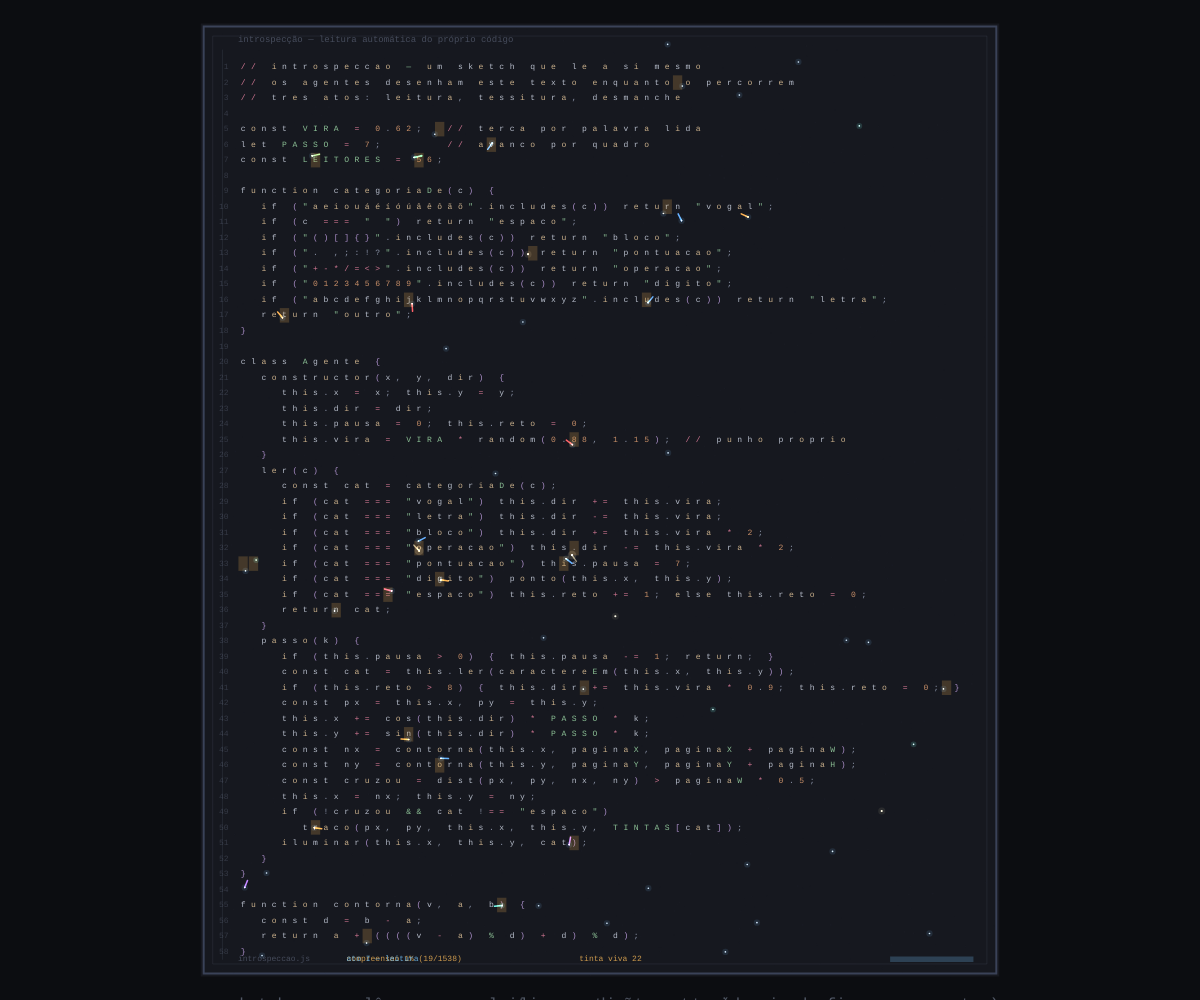
Frame 1 (no input)
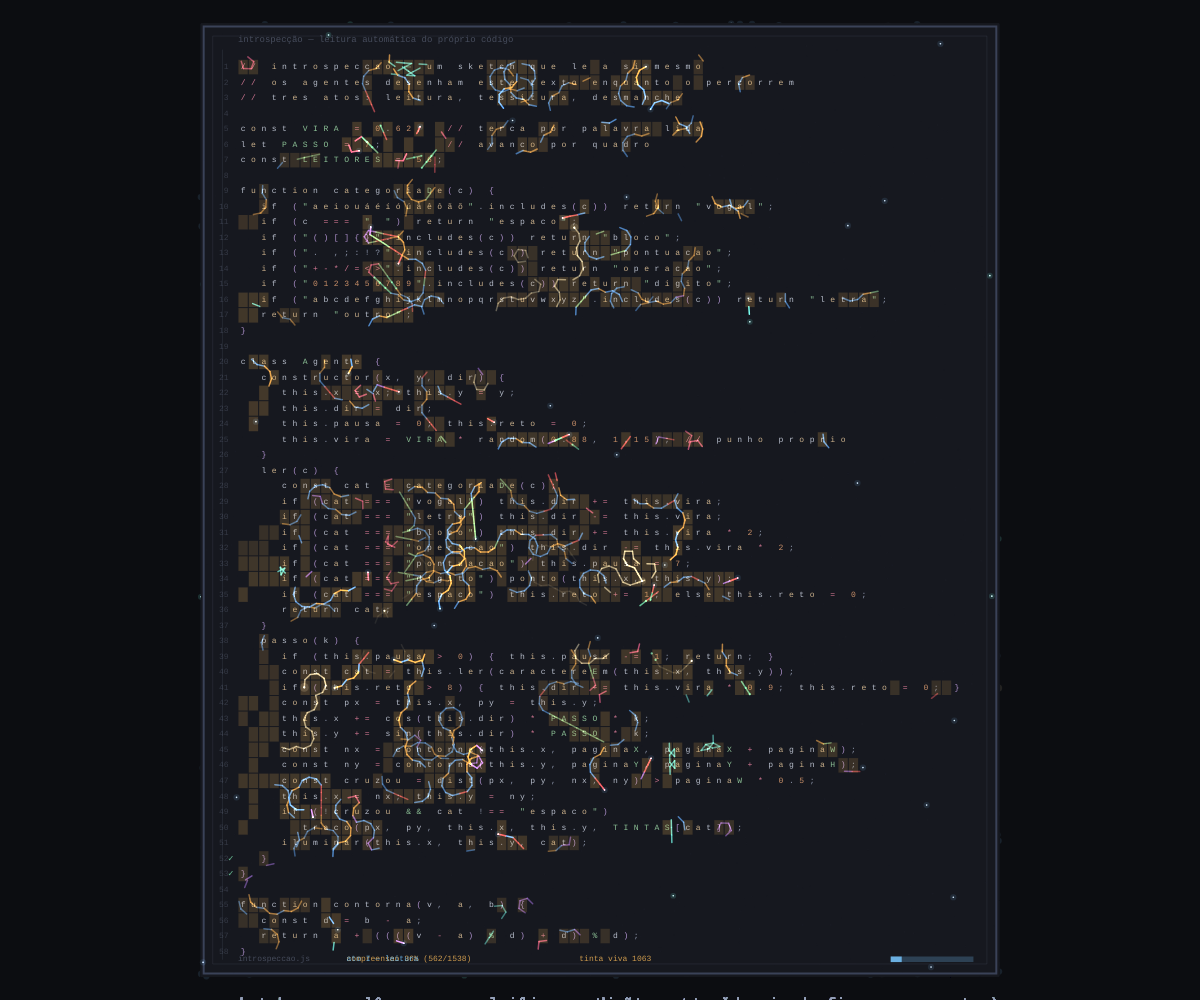
Frame 60 (no input)
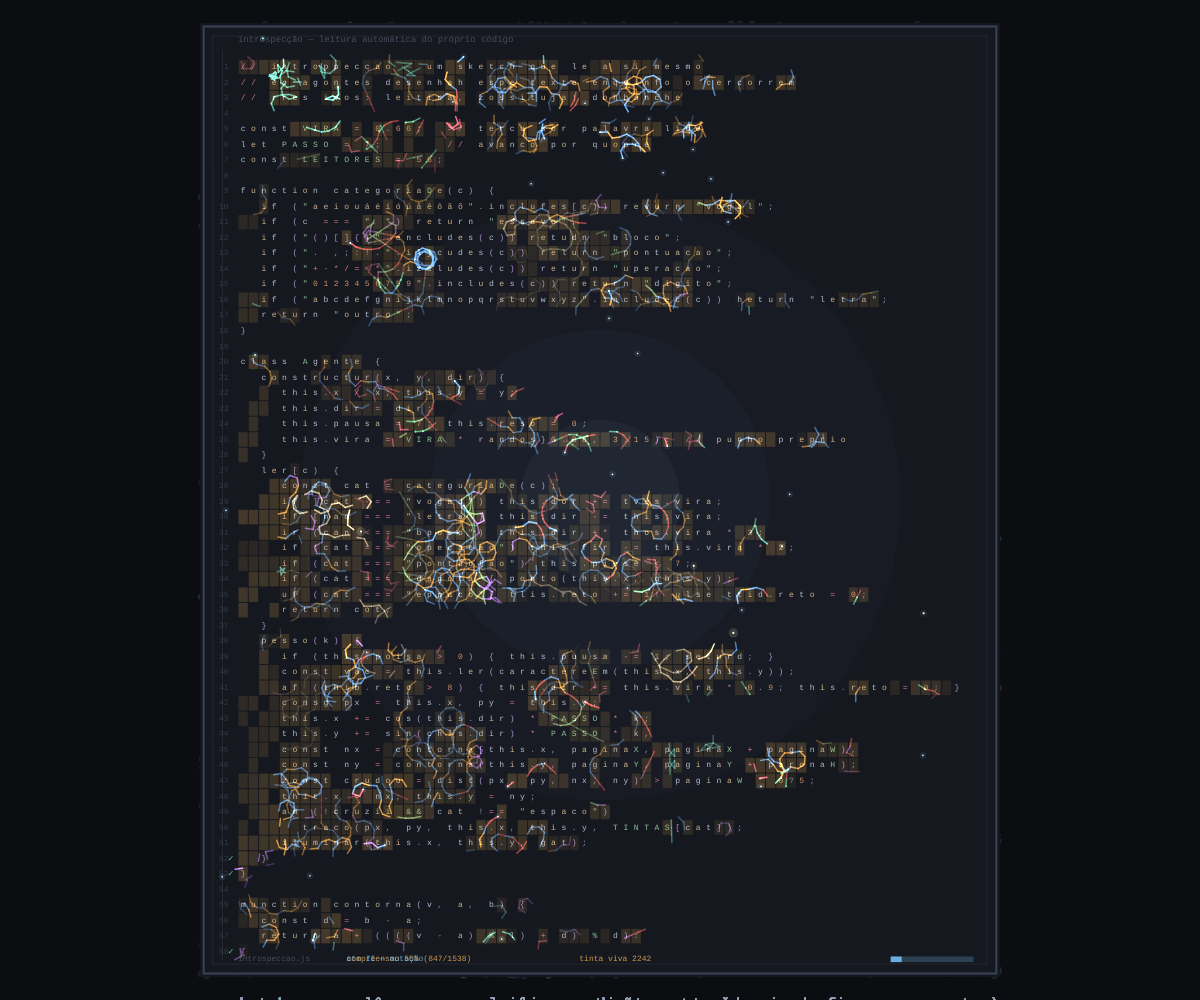
Frame 120 (the mouse pressed at the canvas centre since frame 60)

The p5.js sketch that drew these frames (run headless with seeded random() and noise() and a simulated clock; from frame 60 on, the mouse is pressed at the canvas centre):

// p5.js sketch
// ── sketch.js

const PAPEL = [22, 24, 31];
const GRAFITE = [104, 112, 134];
const FUNDO = [12, 13, 17];

const TINTAS = {
  vogal: [255, 170, 60],
  letra: [90, 170, 255],
  bloco: [190, 120, 255],
  operacao: [255, 90, 130],
  digito: [120, 255, 180],
  pontuacao: [255, 80, 80],
  espaco: [96, 106, 128],
  outro: [150, 220, 140],
  lume: [255, 236, 180],
  eco: [110, 255, 230]
};

const CORES_CODIGO = {
  vogal: [216, 188, 148],
  letra: [198, 204, 218],
  bloco: [188, 156, 220],
  operacao: [228, 128, 158],
  digito: [214, 152, 110],
  pontuacao: [150, 158, 180],
  espaco: [150, 158, 180],
  outro: [150, 206, 160]
};

function corDoCodigo(c) {
  return CORES_CODIGO[categoriaDe(c)];
}

const VIRA = 0.62;
let PASSO = 7;
const LEITORES = 56;

const FRAGMENTO = [
  "// introspeccao — um sketch que le a si mesmo",
  "// os agentes desenham este texto enquanto o percorrem",
  "// tres atos: leitura, tessitura, desmanche",
  "",
  "const VIRA = 0.62;  // terca por palavra lida",
  "let PASSO = 7;      // avanco por quadro",
  "const LEITORES = 56;",
  "",
  "function categoriaDe(c) {",
  "  if (\"aeiouáéíóúâêôãõ\".includes(c)) return \"vogal\";",
  "  if (c === \" \") return \"espaco\";",
  "  if (\"()[]{}\".includes(c)) return \"bloco\";",
  "  if (\". ,;:!?\".includes(c)) return \"pontuacao\";",
  "  if (\"+-*/=<>\".includes(c)) return \"operacao\";",
  "  if (\"0123456789\".includes(c)) return \"digito\";",
  "  if (\"abcdefghijklmnopqrstuvwxyz\".includes(c)) return \"letra\";",
  "  return \"outro\";",
  "}",
  "",
  "class Agente {",
  "  constructor(x, y, dir) {",
  "    this.x = x; this.y = y;",
  "    this.dir = dir;",
  "    this.pausa = 0; this.reto = 0;",
  "    this.vira = VIRA * random(0.88, 1.15); // punho proprio",
  "  }",
  "  ler(c) {",
  "    const cat = categoriaDe(c);",
  "    if (cat === \"vogal\") this.dir += this.vira;",
  "    if (cat === \"letra\") this.dir -= this.vira;",
  "    if (cat === \"bloco\") this.dir += this.vira * 2;",
  "    if (cat === \"operacao\") this.dir -= this.vira * 2;",
  "    if (cat === \"pontuacao\") this.pausa = 7;",
  "    if (cat === \"digito\") ponto(this.x, this.y);",
  "    if (cat === \"espaco\") this.reto += 1; else this.reto = 0;",
  "    return cat;",
  "  }",
  "  passo(k) {",
  "    if (this.pausa > 0) { this.pausa -= 1; return; }",
  "    const cat = this.ler(caractereEm(this.x, this.y));",
  "    if (this.reto > 8) { this.dir += this.vira * 0.9; this.reto = 0; }",
  "    const px = this.x, py = this.y;",
  "    this.x += cos(this.dir) * PASSO * k;",
  "    this.y += sin(this.dir) * PASSO * k;",
  "    const nx = contorna(this.x, paginaX, paginaX + paginaW);",
  "    const ny = contorna(this.y, paginaY, paginaY + paginaH);",
  "    const cruzou = dist(px, py, nx, ny) > paginaW * 0.5;",
  "    this.x = nx; this.y = ny;",
  "    if (!cruzou && cat !== \"espaco\")",
  "      traco(px, py, this.x, this.y, TINTAS[cat]);",
  "    iluminar(this.x, this.y, cat);",
  "  }",
  "}",
  "",
  "function contorna(v, a, b) {",
  "  const d = b - a;",
  "  return a + ((((v - a) % d) + d) % d);",
  "}"
];

let s;
let pagina;
let tintas;
let memoria;
let linhasTexto = [];
let colunasMax = 0;
let celulaL = 10;
let celulaA = 15;
let paginaX = 0, paginaY = 0, paginaW = 0, paginaH = 0;
let textoX = 0, textoY = 0;
let quentes = new Map();
let historico = [];
let ultimaReconstrucao = -1e9;
let pesoTraco = 1.2;
let agentes = [];
let leituras = 0;
let lidos = new Set();
let leituraLidos = new Set();
let charsLinha = [];
let leituraLinha = [];
let linhasFeitas = [];
let totalChars = 0;
let ato = 0;
let atoCiclos = 0;
let atoInicio = 0;
let esquecido = 0;
let tintaGrade = null;
const ATO_NOMES = ["I — leitura", "II — mutação", "III — entropia"];
const ATO_DURACAO = [15000, 15000, 15000];

function setup() {
  createCanvas(windowWidth, windowHeight);
  pixelDensity(1);
  noStroke();
  frameRate(30);
  background(FUNDO[0], FUNDO[1], FUNDO[2]);
  s = min(width, height);
  montarPagina();
  randomSeed(58);
  soltarAgentes();
}

function draw() {
  const k = constrain(deltaTime / 33.333, 0.4, 2.2);

  if (ato < 3 && millis() - atoInicio > ATO_DURACAO[ato]) proximoAto();

  if (ato === 2) entropia();

  if (millis() - ultimaReconstrucao > 150) {
    ultimaReconstrucao = millis();
    reconstruirTintas();
  }

  for (const ag of agentes) ag.passo(k);

  image(pagina, 0, 0);
  image(memoria, 0, 0);
  destaques(k);
  blendMode(ADD);
  image(tintas, 0, 0);
  if (mouseX > 0 || mouseY > 0) {
    noStroke();
    fill(120, 190, 255, 4);
    circle(mouseX, mouseY, s * 0.6);
    fill(120, 190, 255, 6);
    circle(mouseX, mouseY, s * 0.34);
    fill(170, 215, 255, 9);
    circle(mouseX, mouseY, s * 0.16);
  }
  for (const ag of agentes) {
    if (ag instanceof VagaLume) {
      const b = 0.6 + 0.4 * sin(millis() / 220 + ag.fase);
      fill(255, 236, 180, 10 + 26 * b);
      circle(ag.x, ag.y, max(7, celulaL * 0.9 * b));
      fill(255, 248, 220, 230);
      circle(ag.x, ag.y, max(1.8, celulaL * 0.2));
    } else if (ag instanceof Eco) {
      fill(110, 255, 230, 34);
      circle(ag.x, ag.y, max(5, celulaL * 0.55));
      fill(225, 255, 248, 220);
      circle(ag.x, ag.y, max(1.6, celulaL * 0.16));
    } else {
      fill(120, 200, 255, 26);
      circle(ag.x, ag.y, max(5, celulaL * 0.6));
      fill(230, 245, 255, 210);
      circle(ag.x, ag.y, max(1.6, celulaL * 0.16));
    }
  }
  blendMode(BLEND);
  painelDeEstado();
  legenda();
}


function montarPagina() {
  s = min(width, height);
  linhasTexto = FRAGMENTO;
  colunasMax = 0;
  for (const ln of linhasTexto) colunasMax = max(colunasMax, ln.length);

  const nLin = linhasTexto.length;
  charsLinha = [];
  totalChars = 0;
  for (const ln of linhasTexto) {
    let n = 0;
    for (let i = 0; i < ln.length; i++) if (ln[i] !== " ") n++;
    charsLinha.push(n);
    totalChars += n;
  }
  leituraLinha = new Array(nLin).fill(0);
  if (!linhasFeitas.length) linhasFeitas = new Array(nLin).fill(false);
  tintaGrade = new Float32Array(nLin * colunasMax);
  celulaL = min((width * 0.86) / colunasMax, (height * 0.90) / (nLin * 1.5), s * 0.016);
  celulaA = celulaL * 1.5;
  PASSO = s * 0.0076;
  pesoTraco = max(1.3, celulaL * 0.145);

  const margem = celulaL * 3.6;
  paginaW = colunasMax * celulaL + margem * 2;
  paginaH = nLin * celulaA + celulaA * 3.4;
  paginaX = (width - paginaW) / 2;
  paginaY = (height - paginaH) / 2;
  textoX = paginaX + margem;
  textoY = paginaY + celulaA * 2.3;

  if (pagina) pagina.remove();
  pagina = createGraphics(width, height);

  pagina.noStroke();
  pagina.fill(PAPEL[0], PAPEL[1], PAPEL[2]);
  pagina.rect(paginaX, paginaY, paginaW, paginaH);
  pagina.fill(58, 66, 88);
  pagina.rect(paginaX + 2, paginaY + 2, paginaW - 4, paginaH - 4);
  pagina.fill(PAPEL[0], PAPEL[1], PAPEL[2]);
  pagina.rect(paginaX + 4, paginaY + 4, paginaW - 8, paginaH - 8);

  randomSeed(7);
  for (let i = 0; i < 1100; i++) {
    pagina.fill(110, 125, 165, random(2, 7));
    pagina.rect(paginaX + random(paginaW), paginaY + random(paginaH), random(0.8, 1.8), random(0.8, 1.8));
  }

  pagina.noFill();
  pagina.stroke(GRAFITE[0], GRAFITE[1], GRAFITE[2], 40);
  pagina.strokeWeight(1);
  pagina.rect(paginaX + celulaL * 1.2, paginaY + celulaL * 1.2, paginaW - celulaL * 2.4, paginaH - celulaL * 2.4);
  pagina.noStroke();

  pagina.textFont("monospace");
  pagina.textSize(max(9, celulaL * 0.72));
  pagina.textAlign(LEFT, CENTER);
  pagina.fill(GRAFITE[0], GRAFITE[1], GRAFITE[2], 150);
  pagina.text("introspecção — leitura automática do próprio código", textoX, paginaY + celulaA * 1.05);

  pagina.stroke(GRAFITE[0], GRAFITE[1], GRAFITE[2], 45);
  pagina.strokeWeight(1);
  pagina.line(textoX - celulaL * 1.5, textoY - celulaA * 0.6, textoX - celulaL * 1.5, textoY + linhasTexto.length * celulaA);
  pagina.noStroke();

  pagina.textAlign(CENTER, CENTER);
  pagina.textSize(celulaL * 0.78);
  for (let li = 0; li < linhasTexto.length; li++) {
    const ln = linhasTexto[li];
    pagina.fill(GRAFITE[0], GRAFITE[1], GRAFITE[2], 95);
    pagina.textAlign(RIGHT, CENTER);
    pagina.text(str(li + 1), textoX - celulaL * 0.9, textoY + (li + 0.5) * celulaA);
    pagina.textAlign(CENTER, CENTER);
    for (let ci = 0; ci < ln.length; ci++) {
      const c = ln[ci];
      if (c === " ") continue;
      const corC = corDoCodigo(c);
      pagina.fill(corC[0], corC[1], corC[2], 235);
      pagina.text(c, textoX + (ci + 0.5) * celulaL, textoY + (li + 0.5) * celulaA);
    }
  }


  if (!tintas) tintas = createGraphics(width, height);
  else {
    tintas.remove();
    tintas = createGraphics(width, height);
  }
  if (!memoria) memoria = createGraphics(width, height);
  else {
    memoria.remove();
    memoria = createGraphics(width, height);
  }
}

function soltarAgentes() {
  agentes = [];
  for (let i = 0; i < LEITORES; i++) {
    const x = random(textoX, textoX + colunasMax * celulaL);
    const y = random(textoY - celulaA, textoY + linhasTexto.length * celulaA);
    const dir = random(TWO_PI);
    if (i % 10 === 8) agentes.push(new VagaLume(x, y, dir));
    else if (i % 10 === 9) agentes.push(new Eco(x, y, dir));
    else agentes.push(new Agente(x, y, dir));
  }
  quentes = new Map();
}


function categoriaDe(c) {
  if ("aeiouáéíóúâêôãõ".includes(c)) return "vogal";
  if (c === " ") return "espaco";
  if ("()[]{}".includes(c)) return "bloco";
  if (". ,;:!?".includes(c)) return "pontuacao";
  if ("+-*/=<>".includes(c)) return "operacao";
  if ("0123456789".includes(c)) return "digito";
  if ("abcdefghijklmnopqrstuvwxyz".includes(c)) return "letra";
  return "outro";
}

class Agente {
  constructor(x, y, dir) {
    this.x = x;
    this.y = y;
    this.dir = dir;
    this.pausa = 0;
    this.reto = 0;
    this.vira = VIRA * random(0.88, 1.15);
  }
  ler(c) {
    const cat = categoriaDe(c);
    if (cat === "vogal") {
      this.dir += this.vira;
      this.aoLerVogal();
    }
    if (cat === "letra") this.dir -= this.vira;
    if (cat === "bloco") this.dir += this.vira * 2;
    if (cat === "operacao") this.dir -= this.vira * 2;
    if (cat === "pontuacao") this.pausa = 7;
    if (cat === "digito" && ato !== 2) ponto(this.x, this.y);
    if (cat === "espaco") this.reto += 1;
    else this.reto = 0;
    return cat;
  }
  aoLerVogal() {}
  tintaDe(cat) {
    return TINTAS[cat];
  }
  pulsoDe() {
    return 0;
  }
  passo(k) {
    if (this.pausa > 0) {
      this.pausa -= 1;
      return;
    }
    const cat = this.ler(caractereEm(this.x, this.y));
    if (this.reto > 8) {
      this.dir += this.vira * 0.9;
      this.reto = 0;
    }
    if (mouseX > 0 || mouseY > 0) {
      const dm = dist(this.x, this.y, mouseX, mouseY);
      if (dm < s * 0.3) {
        this.dir += gira(atan2(mouseY - this.y, mouseX - this.x) - this.dir) * 0.05 * (1 - dm / (s * 0.3));
      }
    }
    if (ato === 1) {
      const rumo = rumoTinta(this.x, this.y);
      if (rumo !== null) this.dir += gira(rumo - this.dir) * 0.14;
    }
    const px = this.x;
    const py = this.y;
    this.x += cos(this.dir) * PASSO * k;
    this.y += sin(this.dir) * PASSO * k;
    const nx = contorna(this.x, paginaX, paginaX + paginaW);
    const ny = contorna(this.y, paginaY, paginaY + paginaH);
    const cruzou = dist(px, py, nx, ny) > paginaW * 0.5;
    this.x = nx;
    this.y = ny;
    if (ato !== 2 && !cruzou && cat !== "espaco") {
      traco(px, py, this.x, this.y, this.tintaDe(cat), this.pulsoDe());
    }
    if (ato !== 2) iluminar(this.x, this.y, cat);
  }
}

class VagaLume extends Agente {
  constructor(x, y, dir) {
    super(x, y, dir);
    this.fase = random(TWO_PI);
  }
  tintaDe(cat) {
    return TINTAS.lume;
  }
  pulsoDe() {
    return this.fase + 1;
  }
}

class Eco extends Agente {
  aoLerVogal() {
    this.dir += PI;
  }
  tintaDe(cat) {
    return TINTAS.eco;
  }
}

function caractereEm(x, y) {
  const ci = floor((x - textoX) / celulaL);
  const li = floor((y - textoY) / celulaA);
  if (li < 0 || li >= linhasTexto.length || ci < 0 || ci >= linhasTexto[li].length) return " ";
  return linhasTexto[li][ci];
}

function gira(a) {
  return atan2(sin(a), cos(a));
}

function contorna(v, a, b) {
  const d = b - a;
  return a + ((((v - a) % d) + d) % d);
}

function traco(x1, y1, x2, y2, cor, pulso) {
  historico.push({ x1: x1, y1: y1, x2: x2, y2: y2, cor: cor, t0: millis() / 1000, f: cor === TINTAS.espaco ? 1.7 : 1, pulso: pulso || 0, ponto: false });
  marcaTinta(x2, y2);
  const amp = pulso ? 0.55 + 0.45 * sin(millis() / 220 + pulso) : 1;
  tintas.stroke(cor[0], cor[1], cor[2], 235 * amp);
  tintas.strokeWeight(pesoTraco);
  tintas.strokeCap(ROUND);
  tintas.line(x1, y1, x2, y2);
  tintas.noStroke();
}

function ponto(x, y) {
  historico.push({ x1: x, y1: y, x2: x, y2: y, cor: TINTAS.digito, t0: millis() / 1000, ponto: true });
  tintas.noStroke();
  tintas.fill(TINTAS.digito[0], TINTAS.digito[1], TINTAS.digito[2], 205);
  tintas.circle(x, y, max(2, celulaL * 0.22));
}

function marcaTinta(x, y) {
  const ci = floor((x - textoX) / celulaL);
  const li = floor((y - textoY) / celulaA);
  if (!tintaGrade || li < 0 || li >= linhasTexto.length || ci < 0 || ci >= colunasMax) return;
  tintaGrade[li * colunasMax + ci] = min(4, tintaGrade[li * colunasMax + ci] + 1);
}

function rumoTinta(x, y) {
  const ci = floor((x - textoX) / celulaL);
  const li = floor((y - textoY) / celulaA);
  let melhor = 0, mx = null, my = null;
  for (let dy = -1; dy <= 1; dy++) {
    for (let dx = -1; dx <= 1; dx++) {
      if (dx === 0 && dy === 0) continue;
      const c2 = ci + dx, l2 = li + dy;
      if (l2 < 0 || l2 >= linhasTexto.length || c2 < 0 || c2 >= colunasMax) continue;
      const v = tintaGrade[l2 * colunasMax + c2];
      if (v > melhor) {
        melhor = v;
        mx = textoX + (c2 + 0.5) * celulaL;
        my = textoY + (l2 + 0.5) * celulaA;
      }
    }
  }
  if (mx === null || melhor < 0.5) return null;
  return atan2(my - y, mx - x);
}

function mutaCaractere(li, ci, caotico) {
  const c = linhasTexto[li][ci];
  if (c === " ") return;
  let n = c;
  if (caotico) {
    const caos = "aeioubcdflmnprstvz0123456789()[]{}+-*/=<>?;:,.!";
    n = caos[floor(random(caos.length))];
  } else {
    const grupos = ["aeiou", "bcdfghjlmnprstvz", "0123456789", ".,;:!?", "()[]{}", "+-*/=<>"];
    for (const g of grupos) {
      if (g.includes(c)) {
        let r = c;
        while (r === c) r = g[floor(random(g.length))];
        n = r;
        break;
      }
    }
  }
  if (n === c) return;
  linhasTexto[li] = linhasTexto[li].slice(0, ci) + n + linhasTexto[li].slice(ci + 1);
  pagina.noStroke();
  pagina.fill(PAPEL[0], PAPEL[1], PAPEL[2]);
  pagina.rect(textoX + ci * celulaL, textoY + li * celulaA, celulaL, celulaA);
  const corC = corDoCodigo(n);
  pagina.fill(corC[0], corC[1], corC[2], 235);
  pagina.textFont("monospace");
  pagina.textSize(celulaL * 0.78);
  pagina.textAlign(CENTER, CENTER);
  pagina.text(n, textoX + (ci + 0.5) * celulaL, textoY + (li + 0.5) * celulaA);
  quentes.set(li * colunasMax + ci, 0.4);
}

function apagaCelula(li, ci) {
  if (linhasTexto[li][ci] === " ") return;
  linhasTexto[li] = linhasTexto[li].slice(0, ci) + " " + linhasTexto[li].slice(ci + 1);
  pagina.noStroke();
  pagina.fill(PAPEL[0], PAPEL[1], PAPEL[2]);
  pagina.rect(textoX + ci * celulaL, textoY + li * celulaA, celulaL, celulaA);
}

function entropia() {
  const caos = millis() - atoInicio < ATO_DURACAO[2] * 0.45;
  const n = caos ? 6 : 18;
  for (let i = 0; i < n; i++) {
    const li = floor(random(linhasTexto.length));
    const ci = floor(random(linhasTexto[li].length));
    if (linhasTexto[li][ci] === " ") continue;
    if (caos || random() < 0.35) mutaCaractere(li, ci, true);
    else apagaCelula(li, ci);
  }
  const ctxT = tintas.drawingContext;
  const ctxM = memoria.drawingContext;
  ctxT.globalCompositeOperation = "destination-out";
  ctxM.globalCompositeOperation = "destination-out";
  tintas.noStroke();
  memoria.noStroke();
  for (let i = 0; i < 6; i++) {
    tintas.fill(0, 0, 0, random(120, 255));
    tintas.rect(random(paginaX, paginaX + paginaW), random(paginaY, paginaY + paginaH), random(8, celulaL * 4), random(8, celulaA * 2.5));
    memoria.fill(0, 0, 0, random(120, 255));
    memoria.rect(random(paginaX, paginaX + paginaW), random(paginaY, paginaY + paginaH), random(8, celulaL * 4), random(8, celulaA * 2.5));
  }
  ctxT.globalCompositeOperation = "source-over";
  ctxM.globalCompositeOperation = "source-over";
  const p = caos ? 0.012 : 0.04;
  historico = historico.filter(() => random() > p);
}

function reconstruirTintas() {
  const agora = millis() / 1000;
  tintas.clear();
  tintas.strokeCap(ROUND);
  const vivos = [];
  for (const t of historico) {
    const d = (agora - t.t0) * (t.f || 1);
    const a = 130 * Math.exp(-d / 2.4) + 46 * Math.exp(-d / 10);
    if (a < 12) {
      memoria.strokeCap(ROUND);
      if (t.ponto) {
        memoria.noStroke();
        memoria.fill(t.cor[0], t.cor[1], t.cor[2], 7);
        memoria.circle(t.x1, t.y1, max(2, celulaL * 0.22));
      } else {
        memoria.stroke(t.cor[0], t.cor[1], t.cor[2], 7);
        memoria.strokeWeight(pesoTraco);
        memoria.line(t.x1, t.y1, t.x2, t.y2);
      }
      continue;
    }
    if (t.ponto) {
      tintas.noStroke();
      tintas.fill(t.cor[0], t.cor[1], t.cor[2], a);
      tintas.circle(t.x1, t.y1, max(2, celulaL * 0.22));
    } else {
      const ap = t.pulso ? a * (0.55 + 0.45 * sin(agora * 4.6 + t.pulso)) : a;
      tintas.stroke(t.cor[0], t.cor[1], t.cor[2], ap);
      tintas.strokeWeight(pesoTraco);
      tintas.line(t.x1, t.y1, t.x2, t.y2);
    }
    vivos.push(t);
  }
  if (tintaGrade) {
    for (let i = 0; i < tintaGrade.length; i++) tintaGrade[i] *= 0.995;
  }
  historico = vivos;
}

function iluminar(x, y, cat) {
  const ci = floor((x - textoX) / celulaL);
  const li = floor((y - textoY) / celulaA);
  if (li < 0 || li >= linhasTexto.length || ci < 0 || ci >= linhasTexto[li].length) return;
  const idx = li * colunasMax + ci;
  quentes.set(idx, 1);
  if (linhasTexto[li][ci] === " ") return;
  if (ato === 1 && random() < 0.15) mutaCaractere(li, ci);
  lidos.add(idx);
  if (!leituraLidos.has(idx)) {
    leituraLidos.add(idx);
    leituraLinha[li] += 1;
    if (leituraLinha[li] >= charsLinha[li] && charsLinha[li] > 0) {
      for (let k = 0; k < linhasTexto[li].length; k++) {
        if (linhasTexto[li][k] !== " ") quentes.set(li * colunasMax + k, 1);
      }
      linhasFeitas[li] = true;
    }
  }
}


function destaques(k) {
  noStroke();
  const apagar = [];
  for (const [idx, h] of quentes) {
    const ci = idx % colunasMax;
    const li = floor(idx / colunasMax);
    const x = textoX + ci * celulaL;
    const y = textoY + li * celulaA;
    fill(255, 190, 90, h * 50);
    rect(x + 0.5, y + 0.5, celulaL - 1, celulaA - 1);
    const nh = h - 0.0050 * k;
    if (nh <= 0.02) apagar.push(idx);
    else quentes.set(idx, nh);
  }
  for (const idx of apagar) quentes.delete(idx);
}

function painelDeEstado() {
  const y = paginaY + paginaH - celulaA * 1.1;
  noStroke();
  textFont("monospace");
  textSize(max(8, celulaL * 0.6));
  textAlign(LEFT, CENTER);
  const pct = totalChars > 0 ? floor((lidos.size / totalChars) * 100) : 0;
  fill(GRAFITE[0], GRAFITE[1], GRAFITE[2], 150);
  text("introspeccao.js", textoX, y);
  fill(255, 190, 90, 200);
  text("compreensao " + pct + "% (" + lidos.size + "/" + totalChars + ")", textoX + celulaL * 10.5, y);
  fill(120, 200, 255, 210);
  text(ato < 3 ? "ato " + ATO_NOMES[ato] : "fim — o programa terminou de se ler", textoX + celulaL * 10.5, y);
  fill(255, 190, 90, 200);
  text("tinta viva " + historico.length, textoX + celulaL * 33, y);
  if (ato < 3) {
    const prog = constrain((millis() - atoInicio) / ATO_DURACAO[ato], 0, 1);
    fill(120, 200, 255, 60);
    rect(paginaX + paginaW - celulaL * 10.5, y - celulaA * 0.18, celulaL * 8, celulaA * 0.36);
    fill(120, 200, 255, 210);
    rect(paginaX + paginaW - celulaL * 10.5, y - celulaA * 0.18, celulaL * 8 * prog, celulaA * 0.36);
  }
  textAlign(RIGHT, CENTER);
  for (let li = 0; li < linhasTexto.length; li++) {
    if (!linhasFeitas[li]) continue;
    fill(120, 220, 170, 210);
    text("✓", textoX - celulaL * 0.35, textoY + (li + 0.5) * celulaA);
  }
}

function legenda() {
  noStroke();
  textFont("monospace");
  textSize(max(9, s * 0.016));
  textAlign(LEFT, CENTER);
  fill(150, 160, 185, 130);
  text("um sketch que se lê uma vez — leitura, mutação, entropia", paginaX, paginaY + paginaH + s * 0.028);
  textAlign(RIGHT, CENTER);
  text("clique: adianta o ato (depois do fim, começa outro)", paginaX + paginaW, paginaY + paginaH + s * 0.028);
}

function proximoAto() {
  ato = ato + 1;
  atoInicio = millis();
  if (ato === 2) esquecido = 0;
}

function recomecar() {
  ato = 0;
  atoInicio = millis();
  esquecido = 0;
  lidos = new Set();
  leituraLidos = new Set();
  linhasFeitas = [];
  leituraLinha = [];
  historico = [];
  quentes = new Map();
  randomSeed(58);
  montarPagina();
  soltarAgentes();
}

function mousePressed() {
  if (ato < 3) proximoAto();
  else recomecar();
}

function windowResized() {
  resizeCanvas(windowWidth, windowHeight);
  background(FUNDO[0], FUNDO[1], FUNDO[2]);
  historico = [];
  ultimaReconstrucao = -1e9;
  montarPagina();
  soltarAgentes();
}
